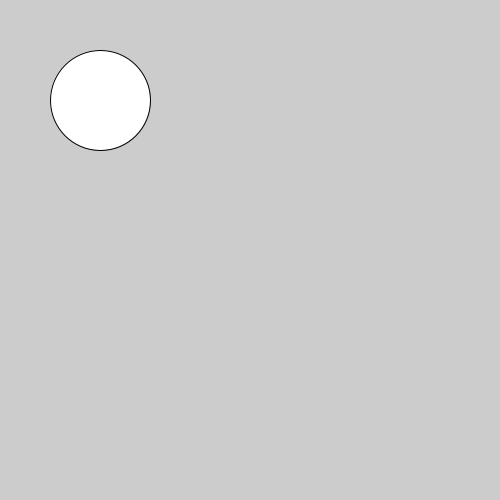
Frame 1 (no input)
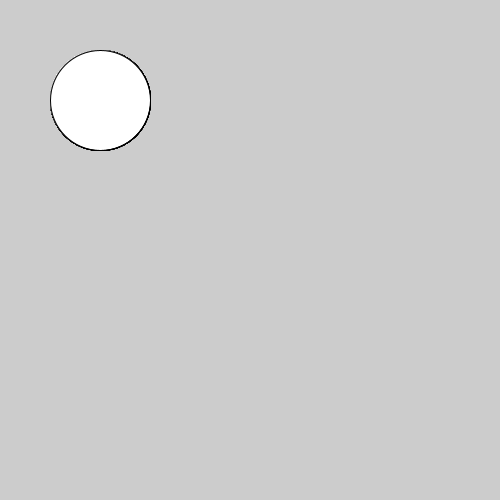
Frame 60 (the mouse pressed at the canvas centre just before this capture)
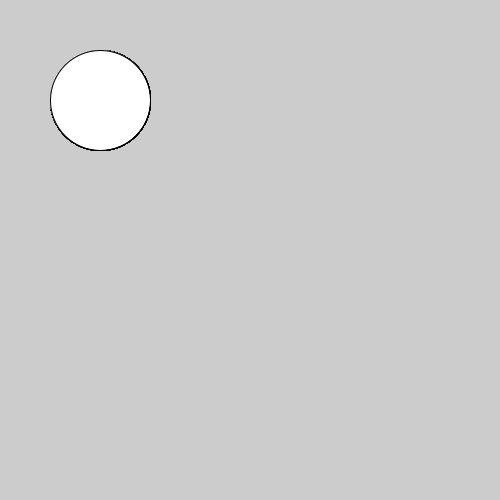
Frame 120 (the mouse held since frame 60 and released just before this capture)

The Processing sketch that drew these frames (run headless with seeded random() and noise(); from frame 60 on, the mouse is pressed at the canvas centre):

// Processing sketch: ProcessingSimulation
// ── ProcessingSimulation.pde
void setup(){
    size(500,500);
}
void draw(){
    ellipseMode(CENTER);
    ellipse(100, 100, 100, 100);
}
